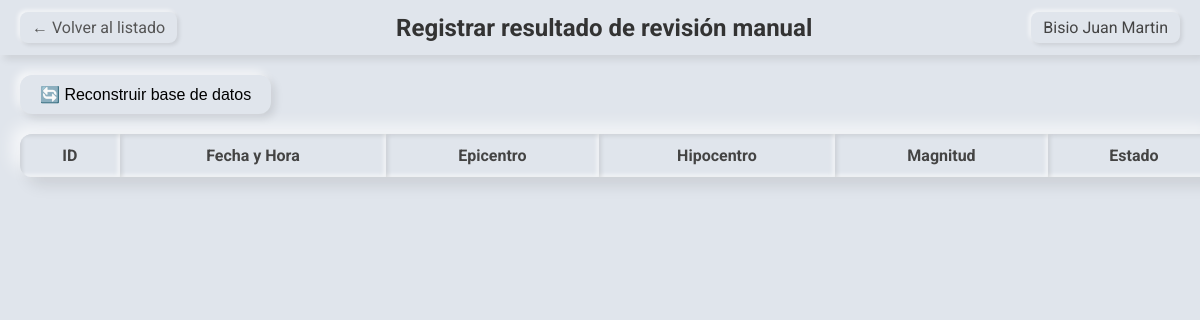
/, run on an earlier commit of the app's database.
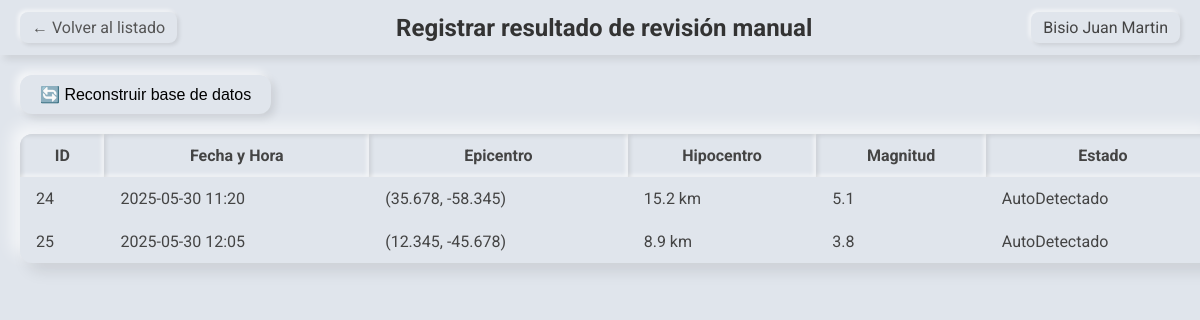
And on a later commit of the database.
### tables this page shows
CREATE TABLE Evento (
        id_evento       INTEGER PRIMARY KEY,
        fecha_hora      TEXT    NOT NULL,
        epicentro_lat   REAL    NOT NULL,
        epicentro_lng   REAL    NOT NULL,
        hipocentro      REAL    NOT NULL,
        magnitud        REAL    NULL,
        magnitud_desc   TEXT    NULL,
        magnitud_unidad TEXT    NULL,
        alcance_nombre  TEXT    NULL,
        alcance_desc    TEXT    NULL,
        clasif_desde    REAL    NULL,
        clasif_hasta    REAL    NULL,
        clasif_nombre   TEXT    NULL,
        origen_nombre   TEXT    NULL,
        origen_desc     TEXT    NULL,
        estado_nombre   TEXT    NOT NULL,
        estado_desc     TEXT    NULL
    );

### app_flask.py (the view)
@app.route('/')
def index():
    analista = app.config['analista']
    conn = get_connection()
    cur = conn.cursor()
    cur.execute("SELECT id_evento FROM Evento;")
    filas = cur.fetchall()
    conn.close()
    eventos_pendientes = []
    for fila in filas:
        ev = cargar_evento_por_id(fila[0])
        if ev and ev.estado.getNombre() == "AutoDetectado":
            eventos_pendientes.append(ev)
    return render_template(
        'lista_eventos.html',
        eventos=eventos_pendientes,
        analista=analista
    )

### db.py (called while the page is built)
def get_connection():
    conn = sqlite3.connect(DB_PATH)
    conn.row_factory = sqlite3.Row
    return conn

### indexClases.py (called while the page is built)
    def getNombre(self):
        return self.nombre

### templates/lista_eventos.html (shortened to what this page needs)
<!doctype html>
<html>
<head>
</head>
<body>
  <div class="navbar">
    <a href="{{ url_for('index') }}" class="back-btn">← Volver al listado</a>
    <h1>Registrar resultado de revisión manual</h1>
    <div class="username">{{ analista.nombre }}</div>
  </div>
  <form method="post" action="{{ url_for('reseed') }}">
    <button type="submit">🔄 Reconstruir base de datos</button>
  </form>
  <table>
    <thead>
      <tr>
        <th>ID</th>
        <th>Fecha y Hora</th>
        <th>Epicentro</th>
        <th>Hipocentro</th>
        <th>Magnitud</th>
        <th>Estado</th>
      </tr>
    </thead>
    <tbody>
      {% for ev in eventos %}
      <tr onclick="location.href='{{ url_for('detalle', event_id=ev.id_evento) }}'">
        <td>{{ ev.id_evento }}</td>
        <td>{{ ev.fecha_hora }}</td>
        <td>{{ ev.ubicacion.epicentro }}</td>
        <td>{{ ev.ubicacion.hipocentro }} km</td>
        <td>{{ ev.magnitud }}</td>
        <td>{{ ev.estado.getNombre() }}</td>
      </tr>
      {% endfor %}
    </tbody>
  </table>
</body>
</html>

What changed in the data, as far as the page shows it:
now on this page (row edited): Evento: id_evento "24", fecha_hora "2025-05-30 11:20", ubicacion.epicentro "(35.678, -58.345)", ubicacion.hipocentro "15.2", magnitud "5.1", estado.getNombre "AutoDetectado"
now on this page (row edited): Evento: id_evento "25", fecha_hora "2025-05-30 12:05", ubicacion.epicentro "(12.345, -45.678)", ubicacion.hipocentro "8.9", magnitud "3.8", estado.getNombre "AutoDetectado"
